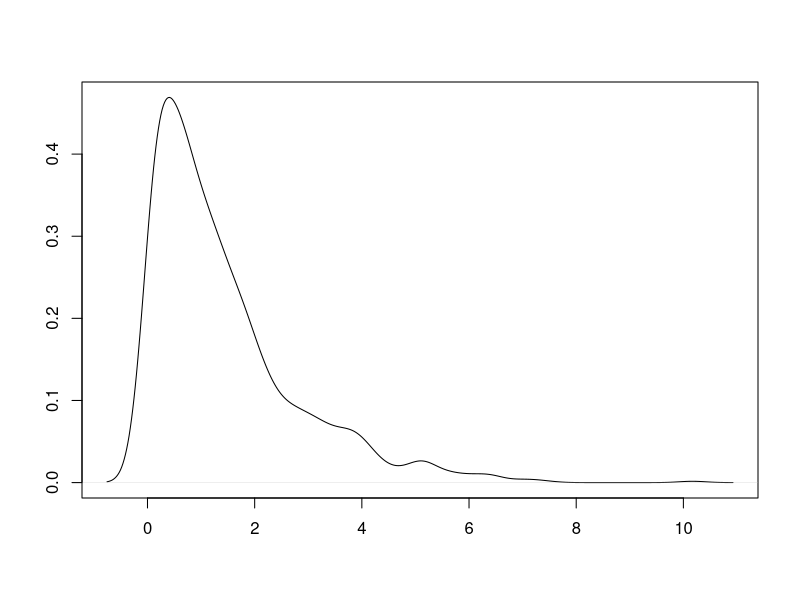

Generate this figure with R:
#Variabilidad de la varianza
variances <- rep(NA, 1000)
for (i in 1:1000) {
  sample1 <- rnorm(11, mean = 60, sd = 4)
  sample2 <- rnorm(11, mean = 60, sd = 4)
  sample3 <- rnorm(11, mean = 60, sd = 4)
  variances[i] <- var(c(mean(sample1), mean(sample2),
                        mean(sample3)))
}
plot(density(variances), main = "", xlab = "",
     ylab = "")
